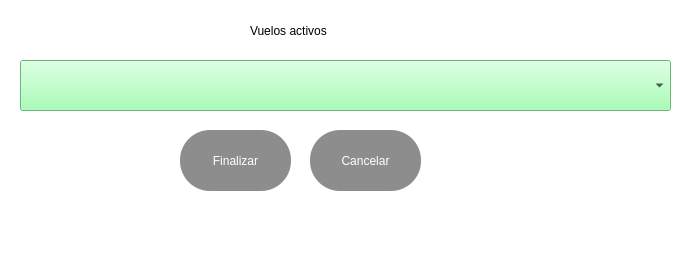
<?xml version="1.0" encoding="UTF-8"?>
<ui version="4.0">
 <class>MainWindow</class>
 <widget class="QMainWindow" name="MainWindow">
  <property name="geometry">
   <rect>
    <x>0</x>
    <y>0</y>
    <width>682</width>
    <height>273</height>
   </rect>
  </property>
  <property name="windowTitle">
   <string>MainWindow</string>
  </property>
  <property name="styleSheet">
   <string notr="true">background-color: rgb(255, 255, 255);</string>
  </property>
  <widget class="QWidget" name="centralwidget">
   <widget class="QLabel" name="label">
    <property name="geometry">
     <rect>
      <x>250</x>
      <y>10</y>
      <width>161</width>
      <height>41</height>
     </rect>
    </property>
    <property name="styleSheet">
     <string notr="true">font: 15pt &quot;MS Reference Sans Serif&quot;;</string>
    </property>
    <property name="text">
     <string>Vuelos activos</string>
    </property>
   </widget>
   <widget class="QPushButton" name="btn_finalizar">
    <property name="geometry">
     <rect>
      <x>180</x>
      <y>130</y>
      <width>111</width>
      <height>61</height>
     </rect>
    </property>
    <property name="styleSheet">
     <string notr="true">QPushButton{
font: 90 20pt &quot;MS Shell Dlg 2&quot;;
  color:rgb(255, 255, 255);
  
	background-color: rgb(104, 127, 143);
border-radius:30px;
}
QPushButton:hover{
background-color: rgb(255, 0,0 );
	color:rgb(255, 255, 255);
}

QPushButton{

  color:rgb(255, 255, 255);
  
	
	background-color: rgb(141, 141, 141);
}
</string>
    </property>
    <property name="text">
     <string>Finalizar</string>
    </property>
   </widget>
   <widget class="QPushButton" name="btn_cancelar">
    <property name="geometry">
     <rect>
      <x>310</x>
      <y>130</y>
      <width>111</width>
      <height>61</height>
     </rect>
    </property>
    <property name="styleSheet">
     <string notr="true">QPushButton{
font: 90 20pt &quot;MS Shell Dlg 2&quot;;
  color:rgb(255, 255, 255);
  
	background-color: rgb(104, 127, 143);
border-radius:30px;
}
QPushButton:hover{
background-color: rgb(255, 0,0 );
	color:rgb(255, 255, 255);
}

QPushButton{

  color:rgb(255, 255, 255);
  
	
	background-color: rgb(141, 141, 141);
}
</string>
    </property>
    <property name="text">
     <string>Cancelar</string>
    </property>
   </widget>
   <widget class="QComboBox" name="comboBox_vuelos">
    <property name="geometry">
     <rect>
      <x>20</x>
      <y>60</y>
      <width>651</width>
      <height>51</height>
     </rect>
    </property>
    <property name="styleSheet">
     <string notr="true">background-color: rgb(144, 255, 163);
font: 12pt &quot;MS Shell Dlg 2&quot;;</string>
    </property>
   </widget>
  </widget>
  <widget class="QMenuBar" name="menubar">
   <property name="geometry">
    <rect>
     <x>0</x>
     <y>0</y>
     <width>682</width>
     <height>21</height>
    </rect>
   </property>
  </widget>
  <widget class="QStatusBar" name="statusbar"/>
 </widget>
 <resources/>
 <connections/>
</ui>
